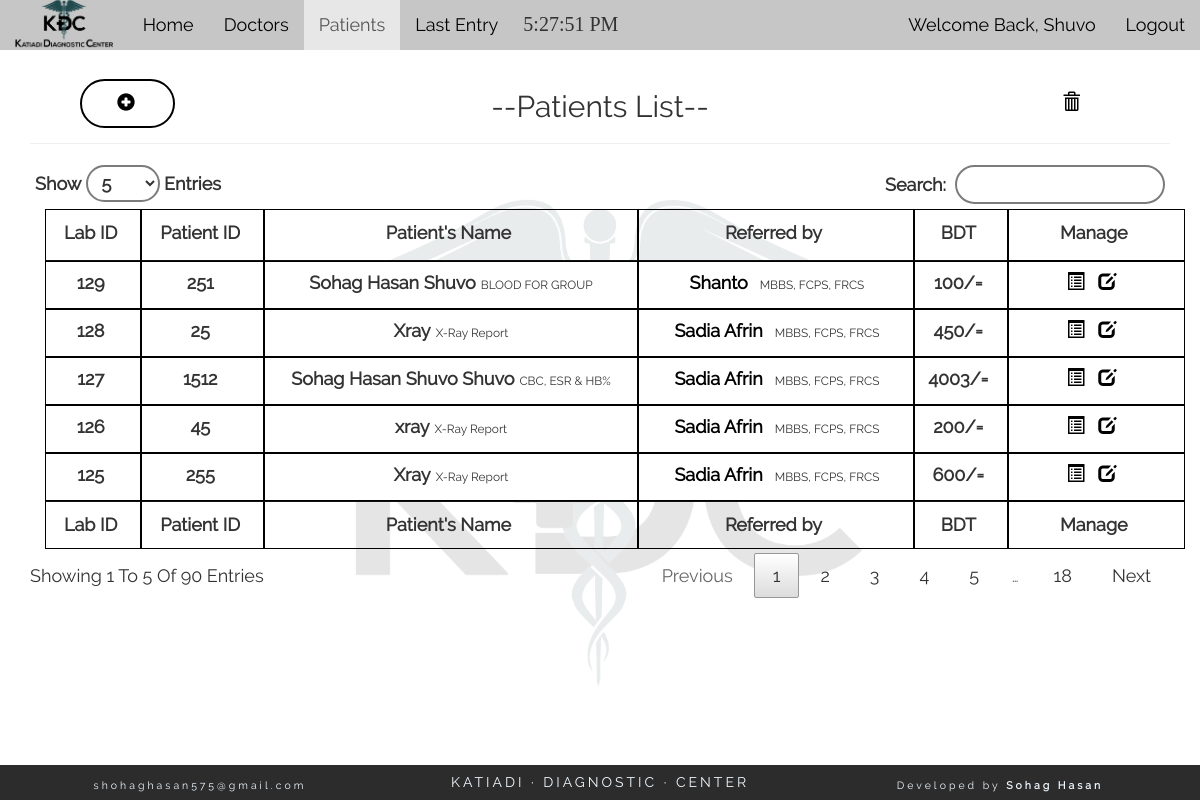
/view_patient.php (signed in), run on an earlier commit of the app's database.
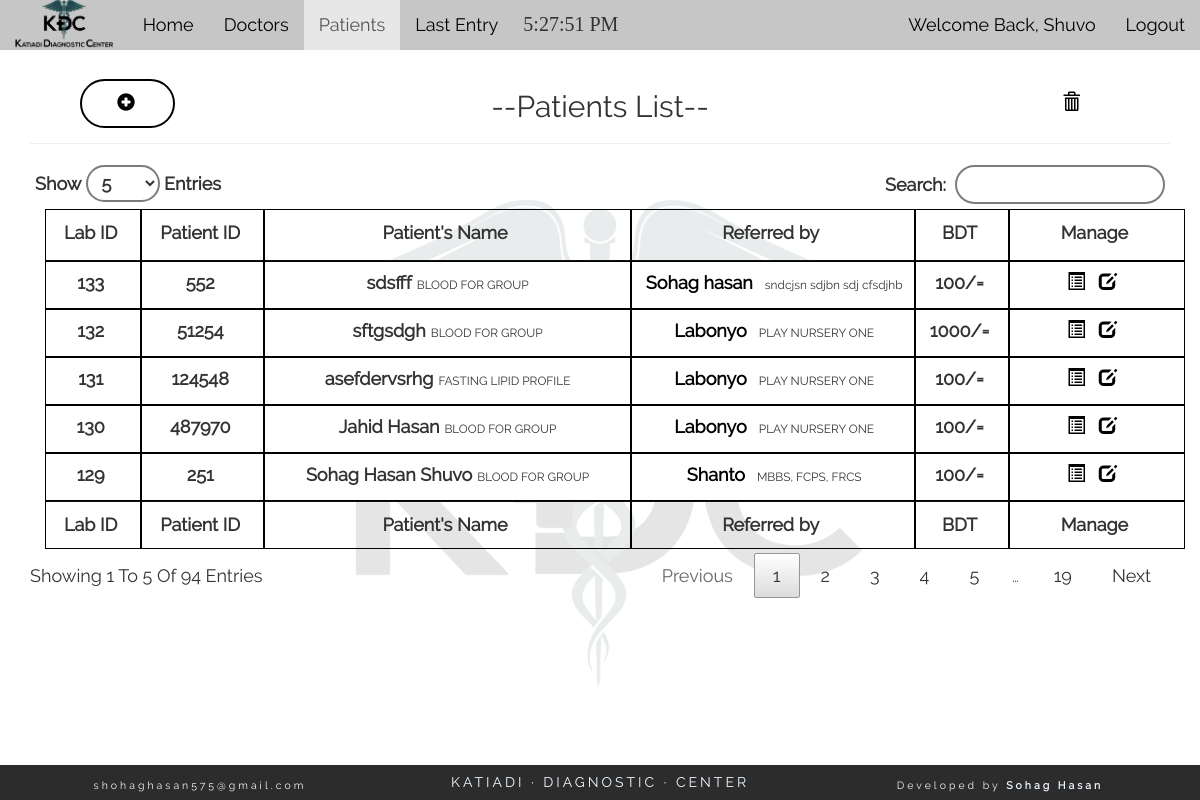
And on a later commit of the database.
### tables this page shows
CREATE TABLE "patient" (
	`lab_id`	INTEGER NOT NULL PRIMARY KEY AUTOINCREMENT,
	`p_id`	int(11) NOT NULL,
	`p_datetime`	datetime NOT NULL,
	`p_name`	varchar(200) NOT NULL,
	`p_age`	int(11) NOT NULL,
	`sex`	varchar(10) NOT NULL,
	`doctor_id`	int(11) NOT NULL,
	`specimen1`	varchar(50) NOT NULL,
	`specimen2`	varchar(50) NOT NULL,
	`specimen3`	varchar(50) NOT NULL,
	`status`	int(1) NOT NULL,
	`pat_amount`	INTEGER,
	`doc_amount`	INTEGER,
	`whenadded`	TEXT
);

CREATE TABLE "tast_code" (
	`t_code`	varchar(50) NOT NULL,
	`t_name`	varchar(200) NOT NULL,
	PRIMARY KEY(`t_code`)
);

CREATE TABLE "doctor" (
	`doctor_id`	INTEGER NOT NULL PRIMARY KEY AUTOINCREMENT,
	`d_name`	varchar(200) NOT NULL,
	`age`	int(11) NOT NULL,
	`sex`	varchar(15) NOT NULL,
	`degree`	varchar(200) NOT NULL,
	`status`	int(1) NOT NULL
);

### view_patient.php (the view, shortened to what this page needs)
<?php
	if(isset($_SESSION['username'])){
	require('config.php');
	$sel= "SELECT * FROM patient WHERE lab_id AND status='1' ORDER BY lab_id DESC limit 100";
	$res= $db -> query($sel);
?>
<section class="container-fluid text-center">
	<div class="col-md-12" style="position: relative;">
	<h2 class="title text-center">--Patients List--</h2>
	<hr><div class="col-md-12">
			<a title="Trash" class="edit_button trash" href="patient_trash.php"><span class="glyphicon glyphicon-trash" aria-hidden="true"></span></a>
			<a title="New Patient" class="back_button" href="index.php"><span class="glyphicon glyphicon-plus-sign" aria-hidden="true"></span></a>
		</div>
		<table id="datatable" class="container-fluid" cellspacing="0">
        <thead>
            <tr class="row">
                <th class="col-md-1 text-center textone b_1"><div><label for="">Lab ID</label></div></th>
                <th class="col-md-1 text-center textone b_1"><div><label for="">Patient ID</label></div></th>
                <th class="col-md-4 text-center b_1"><div><label for="">Patient's Name</label></div></th>
                <th class="col-md-3 text-center b_1"><div><label for="">Referred by</label></div></th>
                <th class="col-md-1 text-center b_1 textone"><div><label for="">BDT</label></div></th>
                <th class="col-md-2 text-center b_1 textone"><div><label for="">Manage</label></div></th>
            </tr>
        </thead>
		<tfoot>
            <tr class="row">
                <th class="col-md-1 text-center bb_1 textone b_1"><label for="">Lab ID</label></th>
                <th class="col-md-1 text-center bb_1 textone b_1"><label for="">Patient ID</label></th>
                <th class="col-md-4 text-center bb_1 b_1"><label for="">Patient's Name</label></th>
                <th class="col-md-3 text-center bb_1 b_1"><label for="">Referred by</label></th>
                <th class="col-md-1 text-center bb_1 b_1 textone"><label for="">BDT</label></th>
                <th class="col-md-2 text-center bb_1 b_1 textone"><label for="">Manage</label></th>
            </tr>
        </tfoot>
		<tbody>
		<?php while($data=$res->fetchArray(SQLITE3_ASSOC)){ ?>
            <tr class="row hover">
                <td class="col-md-1 textone bb_1 b_1"><label for=""><?php echo $data['lab_id']; ?></label></td>
                <td class="col-md-1 bb_1 b_1"><label for=""><?php echo $data['p_id']; ?></label></td>
                <td class="col-md-4 bb_1 textone b_1"><label for=""><?php echo $data['p_name']; ?></label><small><?php
					$idp = $data['lab_id'];
					$selp= "SELECT * FROM patient WHERE lab_id='$idp'";
					$resp= $db-> query($selp);
					$datap= $resp-> fetchArray(SQLITE3_ASSOC);
					$specimen1= $datap['specimen1'];
					$specimen2= $datap['specimen2'];
					$specimen3= $datap['specimen3'];
					$test_code_sel= "SELECT * FROM tast_code WHERE t_code='$specimen1' OR t_code='$specimen2' OR t_code='$specimen3'" ;
					$test_code_qry= $db-> query($test_code_sel);
					$i=0;
					while($test_name= $test_code_qry -> fetchArray(SQLITE3_ASSOC)){
						if($i==1){
							echo ', ';
						}elseif($i==2){
							echo ' & ';
						}
						echo $test_name['t_name'];
						$i++;
					}
						  ?></small></td>
                <td class="col-md-3 bb_1 textone b_1"><label for="">
                <?php
				$kdcdoc= $data['doctor_id'];
				$d_sel= "SELECT * FROM doctor WHERE doctor_id=$kdcdoc";
				$d_res= $db->query($d_sel);
				$d_data=$d_res->fetchArray(SQLITE3_ASSOC);
				?>
               <a title="View Doctor" id="detail" class="manag" href="doc_details.php?d=<?php echo $d_data['doctor_id']; ?>" ><?php echo $d_data['d_name']; ?></a></label><small><?php echo $d_data['degree']; ?></small>
               </td>
				<td class="col-md-1 bb_1 b_1 textone"><label for=""><?php if($data['pat_amount']>0){ echo $data['pat_amount'].'/=';}else{ echo 'Free'; } ?></label></td>
                <td class="col-md-2 bb_1 b_1 textone"><label for="">
                	<a title="View Details" class="manag" href="pat_details.php?p=<?php echo $data['lab_id']; ?>"><span id="detail" class="glyphicon glyphicon-list-alt" aria-hidden="true"></span></a>
                	<a title="Edit" class="manag"  href="pat_edit.php?p=<?php echo $data['lab_id']; ?>"><span id="edit" class="glyphicon glyphicon-edit" aria-hidden="true"></span></a>
                </label></td>
            </tr>
		 <?php } ?>
		 </tbody>
		</table>
</div>
</section>
	<?php get_footer();
		}else{
		header('location: login.php');
			} ?>

What changed in the data, as far as the page shows it:
no longer on this page (row edited): patient: lab_id "128", p "25", p_name "Xray", doctor.d_name "Sadia Afrin", doctor.degree "MBBS, FCPS, FRCS", pat_amount "450"
no longer on this page (row unchanged): tast_code: t_name "X-Ray Report"
no longer on this page (row unchanged): patient: lab_id "127", p "1512", p_name "Sohag Hasan Shuvo Shuvo", doctor.d_name "Sadia Afrin", doctor.degree "MBBS, FCPS, FRCS", pat_amount "4003"
no longer on this page (row unchanged): tast_code: t_name "CBC", shown under "127"
no longer on this page (row unchanged): tast_code: t_name "ESR", shown under "127"
no longer on this page (row unchanged): tast_code: t_name "HB%", shown under "127"
no longer on this page (row unchanged): patient: lab_id "126", p "45", p_name "xray", doctor.d_name "Sadia Afrin", doctor.degree "MBBS, FCPS, FRCS", pat_amount "200"
no longer on this page (row unchanged): patient: lab_id "125", p "255", p_name "Xray", doctor.d_name "Sadia Afrin", doctor.degree "MBBS, FCPS, FRCS", pat_amount "600"
added patient: lab_id "133", p "552", p_name "sdsfff", doctor.d_name "Sohag hasan", doctor.degree "sndcjsn sdjbn sdj cfsdjhb", pat_amount "100", tast_code (t_name "BLOOD FOR GROUP")
added patient: lab_id "132", p "51254", p_name "sftgsdgh", doctor.d_name "Labonyo", doctor.degree "PLAY NURSERY ONE", pat_amount "1000", tast_code (t_name "BLOOD FOR GROUP")
added patient: lab_id "131", p "124548", p_name "asefdervsrhg", doctor.d_name "Labonyo", doctor.degree "PLAY NURSERY ONE", pat_amount "100"
now on this page (row unchanged): tast_code: t_name "FASTING LIPID PROFILE", shown under "131"
added patient: lab_id "130", p "487970", p_name "Jahid Hasan", doctor.d_name "Labonyo", doctor.degree "PLAY NURSERY ONE", pat_amount "100", tast_code (t_name "BLOOD FOR GROUP")
Also different on the page:
text written by a page script: "Show Entries Search: Showing 1 To 5 Of 90 Entries Previous 1 2 3 4 5 … 18 Next" → "Show Entries Search: Showing 1 To 5 Of 94 Entries Previous 1 2 3 4 5 … 19 Next"
